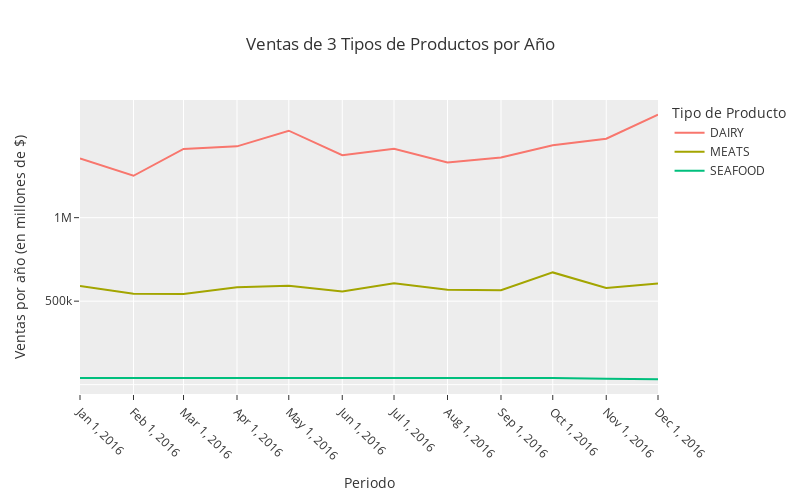

The cell this chart's notebook holds for it:
### Markdown cell above
# Plotly

### Code cell
fig = px.line(
    df2, 
    x=df2.index.values,
    y="sales",
    color='family',
    width=800, 
    height=500,
    template='ggplot2',
    title='Ventas de 3 Tipos de Productos por Año', 
    labels={
        "x": "Periodo",
        "sales": "Ventas por año (en millones de $)",
        "family": "Tipo de Producto"
    }
)


fig.update_xaxes(
    tickangle=45,
    tickmode='array',
    tickvals=df.index.values
)

fig.update_yaxes(
    nticks=20, # Es un valor aproximado de cuantos ticks mostrar, al final plotly decide
    dtick=500000, # Espaciado entre cada tick (dada la escala del Eje Y)
    tickvals=[500000, 1000000] # Puedo decirle valores especificos a mostrar
)

fig.show()

### Figure 1 — Plotly figure (JSON) as saved in the notebook; plotly's stock layout.template omitted (floating-point values rounded to 4 significant figures)
{"data": [{"hovertemplate": "Tipo de Producto=DAIRY<br>Periodo=%{x}<br>Ventas por año (en millones de $)=%{y}<extra></extra>", "legendgroup": "DAIRY", "line": {"color": "#F8766D", "dash": "solid"}, "marker": {"symbol": "circle"}, "mode": "lines", "name": "DAIRY", "orientation": "v", "showlegend": true, "type": "scatter", "x": ["2016-01", "2016-02", "2016-03", "2016-04", "2016-05", "2016-06", "2016-07", "2016-08", "2016-09", "2016-10", "2016-11", "2016-12"], "xaxis": "x", "y": [1354875, 1250980, 1411860, 1427146, 1520885, 1373631, 1412688, 1330689, 1360984, 1434197, 1472571, 1616687], "yaxis": "y"}, {"hovertemplate": "Tipo de Producto=MEATS<br>Periodo=%{x}<br>Ventas por año (en millones de $)=%{y}<extra></extra>", "legendgroup": "MEATS", "line": {"color": "#A3A500", "dash": "solid"}, "marker": {"symbol": "circle"}, "mode": "lines", "name": "MEATS", "orientation": "v", "showlegend": true, "type": "scatter", "x": ["2016-01", "2016-02", "2016-03", "2016-04", "2016-05", "2016-06", "2016-07", "2016-08", "2016-09", "2016-10", "2016-11", "2016-12"], "xaxis": "x", "y": [591100.0, 545000.0, 543500.0, 583700.0, 591500.0, 557500.0, 607700.0, 568500.0, 565000.0, 672100.0, 579000.0, 606000.0], "yaxis": "y"}, {"hovertemplate": "Tipo de Producto=SEAFOOD<br>Periodo=%{x}<br>Ventas por año (en millones de $)=%{y}<extra></extra>", "legendgroup": "SEAFOOD", "line": {"color": "#00BF7D", "dash": "solid"}, "marker": {"symbol": "circle"}, "mode": "lines", "name": "SEAFOOD", "orientation": "v", "showlegend": true, "type": "scatter", "x": ["2016-01", "2016-02", "2016-03", "2016-04", "2016-05", "2016-06", "2016-07", "2016-08", "2016-09", "2016-10", "2016-11", "2016-12"], "xaxis": "x", "y": [39270.0, 37060.0, 39250.0, 39350.0, 40020.0, 36850.0, 39440.0, 39490.0, 39020.0, 40270.0, 35420.0, 32010.0], "yaxis": "y"}], "layout": {"height": 500, "legend": {"title": {"text": "Tipo de Producto"}, "tracegroupgap": 0}, "title": {"text": "Ventas de 3 Tipos de Productos por Año"}, "width": 800, "xaxis": {"anchor": "y", "domain": [0, 1], "tickangle": 45, "tickmode": "array", "tickvals": ["2016-01", "2016-02", "2016-03", "2016-04", "2016-05", "2016-06", "2016-07", "2016-08", "2016-09", "2016-10", "2016-11", "2016-12"], "title": {"text": "Periodo"}}, "yaxis": {"anchor": "x", "domain": [0, 1], "dtick": 500000, "nticks": 20, "tickvals": [500000, 1000000], "title": {"text": "Ventas por año (en millones de $)"}}}}
